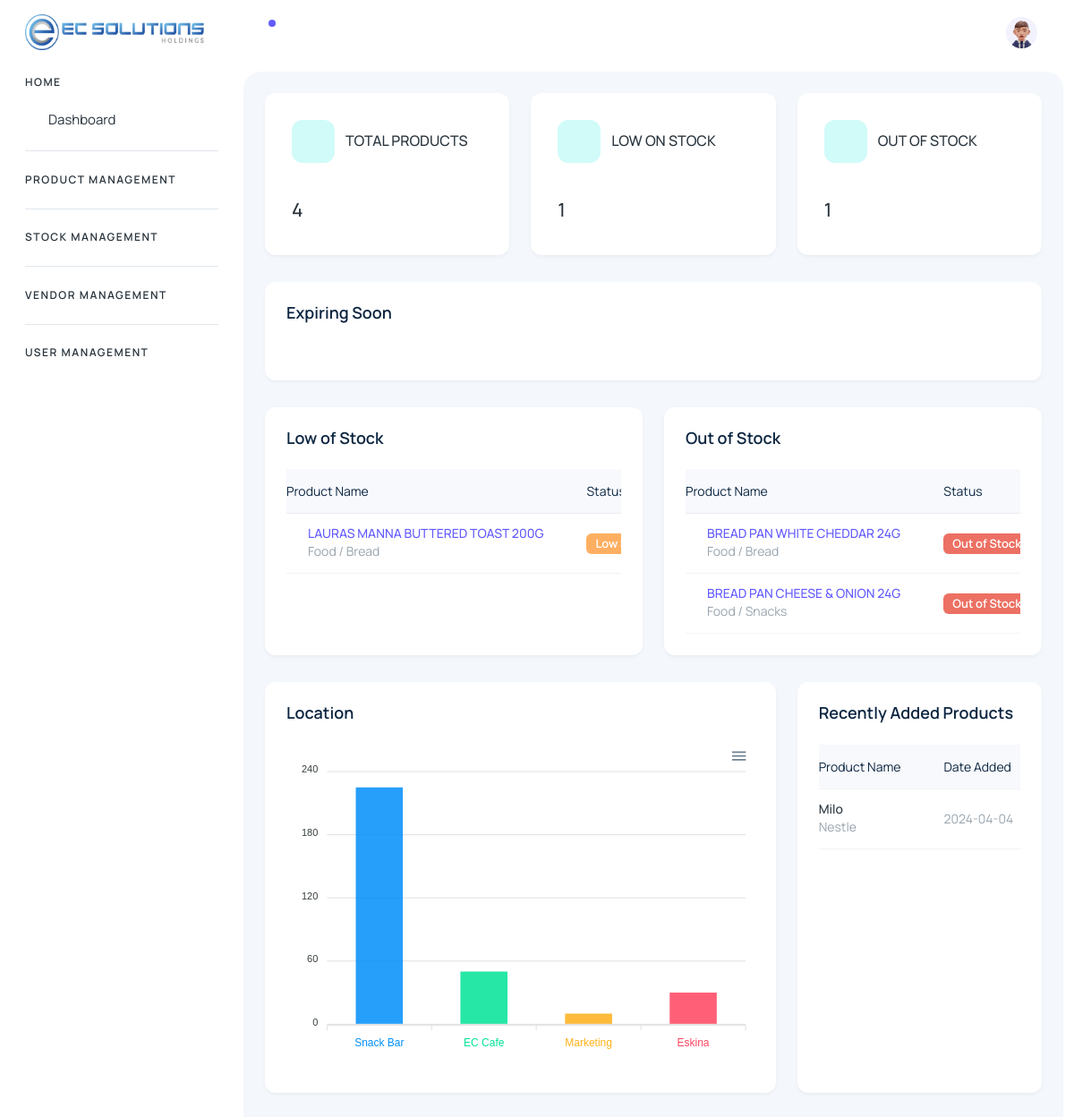
The page / (signed in) on the database its author committed.
### tables this page shows
CREATE TABLE `product` (
  `product_id` int(11) NOT NULL,
  `product_name` varchar(255) DEFAULT NULL,
  `product_description` varchar(255) DEFAULT NULL,
  `brand_id` int(11) DEFAULT NULL,
  `category_id` int(11) DEFAULT NULL,
  `status_id` int(11) DEFAULT NULL,
  `product_sku` varchar(255) DEFAULT NULL,
  `product_pp` decimal(11,2) NOT NULL DEFAULT 0.00,
  `product_sp` decimal(11,2) NOT NULL DEFAULT 0.00,
  `product_min` int(11) DEFAULT NULL,
  `product_max` int(11) DEFAULT NULL,
  `unit_id` int(11) DEFAULT NULL,
  `tax_id` int(11) DEFAULT NULL,
  `expiry_notice` int(11) DEFAULT NULL,
  `created_at` timestamp NULL DEFAULT current_timestamp(),
  `updated_at` timestamp NULL DEFAULT NULL ON UPDATE current_timestamp()
);

CREATE TABLE `category` (
  `category_id` int(11) NOT NULL,
  `parent_category_id` int(11) DEFAULT NULL,
  `category_name` varchar(255) DEFAULT NULL,
  `category_prefix` varchar(255) DEFAULT NULL
);

### admin/process/function.php (called while the page is built, shortened)
<?php
    function userHasPermission ($pdo, $userId, $permissionName){
        try {
        $sql = "SELECT
        a.permission_name
        FROM permissions a
        JOIN role_permissions b ON b.permission_id = a.id
        JOIN roles c ON c.id = b.role_id
        JOIN users d ON d.role_id = c.id
        WHERE d.id = :user_id AND a.permission_name = :permission_name";
        $stmt = $pdo->prepare($sql);
        $stmt->execute(['user_id'=> $userId, 'permission_name'=>$permissionName]);
        return $stmt->fetch() !==false;
        }catch(PDOException $e){
            echo "Error: " . $e->getMessage();
            return array();
        }
    }
    function getCount_TotalProduct($pdo) {
        try {
            $query = "SELECT COUNT(*) AS total_products FROM product";
            $stmt = $pdo->prepare($query);
            $stmt->execute();
            $result = $stmt->fetch(PDO::FETCH_ASSOC);
            return $result['total_products'];
        } catch (PDOException $e) {
            echo "Error: " . $e->getMessage();
            return 0;
        }
    }
    function getCount_OutofStock($pdo){
        try {
            $query = "SELECT COUNT(*) AS count
            FROM
                product p
            LEFT JOIN
                trans_item i ON p.product_sku = i.product_sku
            GROUP BY
                p.product_id
            HAVING COALESCE(SUM(i.item_qty), 0) = 0";
            $stmt = $pdo->prepare($query);
            $stmt->execute();
            $result = $stmt->fetch(PDO::FETCH_ASSOC);
            return $result['count'];
        }catch(PDOException $e){
            echo "Error: " . $e->getMessage();
            return array();
        }
    }
    function getCount_LowofStock($pdo) {
        try {
            $query = "SELECT COUNT(*) AS count
                      FROM (
                          SELECT
                              p.product_id
                          FROM
                              product p
                          LEFT JOIN
                              trans_item i ON p.product_sku = i.product_sku
                          GROUP BY
                              p.product_id, p.product_min
                          HAVING
                              COALESCE(SUM(i.item_qty), 0) < p.product_min
                              AND COALESCE(SUM(i.item_qty), 0) > 0
                      ) AS subquery";
            $stmt = $pdo->prepare($query);
            $stmt->execute();
            $result = $stmt->fetch(PDO::FETCH_ASSOC);
            return $result['count'];
        } catch (PDOException $e) {
            echo "Error: " . $e->getMessage();
            return 0;
        }
    }
    function getLowofStock($pdo){
        try {
            $query = "SELECT
                p.product_id,
                p.product_name,
                p.product_description,
                p.product_sku,
                p.product_min,
                c.category_name,
                pc.category_name AS parent_category_name,
                COALESCE(SUM(i.item_qty), 0) AS total_stock_qty
            FROM
                product p
            LEFT JOIN
                trans_item i ON p.product_sku = i.product_sku
            LEFT JOIN
                category c ON p.category_id = c.category_id
            LEFT JOIN
                category pc ON c.parent_category_id = pc.category_id
            GROUP BY
                p.product_id,
                p.product_name,
                p.product_description,
                p.product_sku,
                p.product_min,
                c.category_name,
                pc.category_name
            HAVING
                total_stock_qty < p.product_min AND total_stock_qty > 0";
            $stmt = $pdo->prepare($query);
            $stmt ->execute();
            $lowStock = $stmt ->fetchAll(PDO::FETCH_ASSOC);
            return $lowStock;
        }catch(PDOException $e){
            echo "Error: " . $e->getMessage();
            return array();
        }
    }
    function getOutofStock($pdo){
        try {
            $query = "SELECT
                p.product_id,
                p.product_sku,
                p.product_name,
                p.product_description,
                c.category_name,
                pc.category_name AS parent_category_name,
                COALESCE(SUM(i.item_qty), 0) AS qty
            FROM
                product p
            LEFT JOIN
                trans_item i ON p.product_sku = i.product_sku
            LEFT JOIN
                category c ON p.category_id = c.category_id
            LEFT JOIN
                category pc ON c.parent_category_id = pc.category_id
            GROUP BY
                p.product_id,
                p.product_name,
                p.product_description,
                p.product_sku,
                p.product_min,
                c.category_name,
                pc.category_name
            HAVING qty = 0";
            $stmt = $pdo->prepare($query);
            $stmt ->execute();
            $outOfStock = $stmt ->fetchAll(PDO::FETCH_ASSOC);
            return $outOfStock;
        }catch(PDOException $e){
            echo "Error: " . $e->getMessage();
            return array();
        }
    }
?>

### index.php (called while the page is built)
<?php
  require_once 'config.php';
  require_once 'admin/process/function.php';
  include("header.php");
?>
<?php
 include("route.php");
?>
<?php
 include("footer.php");
?>

### admin/views/dashboard/dashboard.php (the view, shortened to what this page needs)
<?php
 $totalProduct_Count = getCount_TotalProduct($pdo);
 $outstock_Count = getCount_OutofStock($pdo);
 $lowstock_Count = getCount_LowofStock($pdo);
 $outOfStockList = getOutofStock($pdo);
 $lowStockList = getLowofStock($pdo);
?>
<?php if(userHasPermission($pdo, $_SESSION["user_id"], 'manage_dashboard')){?>
<div class="body-wrapper-inner">
    <div class="container-fluid">
        <div class="row">
            <div class="col-lg-4">
                <div class="card">
                    <div class="card-body">
                      <div class="d-flex align-items-center gap-6 mb-4 pb-3">
                        <span
                          class="round-48 d-flex align-items-center justify-content-center rounded bg-secondary-subtle">
                        </span>
                        <h6 class="mb-0 fs-4 text-uppercase">total products</h6>
                      </div>
                      <div class="row">
                        <div class="col-12">
                          <h4><?php echo $totalProduct_Count = !empty($totalProduct_Count) ? $totalProduct_Count : 0; ?></h4>
                        </div>
                      </div>
                    </div>
                  </div>
            </div>
            <div class="col-lg-4">
                <div class="card">
                    <div class="card-body">
                      <div class="d-flex align-items-center gap-6 mb-4 pb-3">
                        <span
                          class="round-48 d-flex align-items-center justify-content-center rounded bg-secondary-subtle">
                        </span>
                        <h6 class="mb-0 fs-4 text-uppercase">low on stock</h6>
                      </div>
                      <div class="row">
                        <div class="col-12">
                          <h4><?php echo $lowstock_Count = !empty($lowstock_Count) ? $lowstock_Count : 0; ?></h4>
                        </div>
                      </div>
                    </div>
                  </div>
            </div>
            <div class="col-lg-4">
                <div class="card">
                    <div class="card-body">
                      <div class="d-flex align-items-center gap-6 mb-4 pb-3">
                        <span
                          class="round-48 d-flex align-items-center justify-content-center rounded bg-secondary-subtle">
                        </span>
                        <h6 class="mb-0 fs-4 text-uppercase">out of stock</h6>
                      </div>
                      <div class="row">
                        <div class="col-12">
                          <h4><?php echo $outstock_Count = !empty($outstock_Count) ? $outstock_Count : 0; ?></h4>
                        </div>
                      </div>
                    </div>
                  </div>
            </div>
        </div>
        <div class="row">
            <div class="col-lg-12 d-flex align-items-stretch">
              <div class="card w-100">
                <div class="card-body p-4">
                  <h5 class="card-title fw-semibold mb-4">Expiring Soon</h5>
                  <div class="table-responsive" data-simplebar>
                  </div>
                </div>
              </div>
            </div>
            <div class="col-lg-6 d-flex align-items-stretch">
              <div class="card w-100">
              <div class="card-body p-4">
                  <h5 class="card-title fw-semibold mb-4">Low of Stock</h5>
                  <div class="table-responsive" data-simplebar>
                    <table class="table text-nowrap align-middle table-custom mb-0" id="lowstockTable" class="display" style="width:100%">
                      <thead>
                        <tr>
                          <th scope="col" class="text-dark fw-normal ps-0">Product Name
                          </th>
                          <th scope="col" class="text-dark fw-normal noExport">Status</th>
                        </tr>
                      </thead>
                      <tbody>
                        <?php foreach ($lowStockList as $row): ?>
                            <tr onclick="location.href='index.php?route=view-product&amp;product=<?php echo $row['product_id']?>'" style="cursor: pointer;">
                                <td>
                                <div class="d-flex align-items-center gap-6">
                                  <div>
                                    <h6 class="mb-0 text-primary"><?php echo htmlspecialchars($row['product_name']); ?></h6>
                                    <span><?php echo htmlspecialchars($row['parent_category_name']).' / '. htmlspecialchars($row['category_name'])?></span>
                                  </div>
                                </div>
                                </td>
                                <td><span class="badge text-white" style="background-color: #FFAF61;">Low Stock</span></td>
                            </tr>
                        <?php endforeach; ?>
                      </tbody>
                    </table>
                  </div>
                </div>
              </div>
            </div>
            <div class="col-lg-6 d-flex align-items-stretch">
              <div class="card w-100">
                <div class="card-body p-4">
                  <h5 class="card-title fw-semibold mb-4">Out of Stock</h5>
                  <div class="table-responsive" data-simplebar>
                    <table class="table text-nowrap align-middle table-custom mb-0" id="outstockTable" class="display" style="width:100%">
                      <thead>
                        <tr>
                          <th scope="col" class="text-dark fw-normal ps-0">Product Name
                          </th>
                          <th scope="col" class="text-dark fw-normal noExport">Status</th>
                        </tr>
                      </thead>
                      <tbody>
                        <?php foreach ($outOfStockList as $row): ?>
                            <tr onclick="location.href='index.php?route=view-product&amp;product=<?php echo $row['product_id']?>'" style="cursor: pointer;">
                                <td>
                                <div class="d-flex align-items-center gap-6">
                                  <div>
                                    <h6 class="mb-0 text-primary"><?php echo htmlspecialchars($row['product_name']); ?></h6>
                                    <span><?php echo htmlspecialchars($row['parent_category_name']).' / '. htmlspecialchars($row['category_name'])?></span>
                                  </div>
                                </div>
                                </td>
                                <td><span class="badge text-white" style="background-color: #EC7063;">Out of Stock</span></td>
                            </tr>
                        <?php endforeach; ?>
                      </tbody>
                    </table>
                  </div>
                </div>
              </div>
            </div>
          </div>
          <div class="row">
            <div class="col-lg-8 d-flex align-items-stretch">
                <div class="card w-100">
                    <div class="card-body p-4">
                    <h5 class="card-title fw-semibold mb-4">Location</h5>
                        <div class="table-responsive" data-simplebar>
                            <div id="chart"></div>
                        </div>
                    </div>
                </div>
            </div>
            <div class="col-lg-4 d-flex align-items-stretch">
              <div class="card w-100">
                <div class="card-body p-4">
                  <h5 class="card-title fw-semibold mb-4">Recently Added Products</h5>
                  <div class="table-responsive" data-simplebar>
                    <table class="table text-nowrap align-middle table-custom mb-0">
                      <thead>
                        <tr>
                          <th scope="col" class="text-dark fw-normal ps-0">Product Name
                          </th>
                          <th scope="col" class="text-dark fw-normal">Date Added</th>
                        </tr>
                      </thead>
                      <tbody>
                        <tr>
                          <td class="ps-0">
                            <div class="d-flex align-items-center gap-6">
                              <div>
                                <h6 class="mb-0">Milo</h6>
                                <span>Nestle</span>
                              </div>
                            </div>
                          </td>
                          <td>
                            2024-04-04
                          </td>
                        </tr>
                      </tbody>
                    </table>
                  </div>
                </div>
              </div>
            </div>
          </div>
    </div>
</div>
<?php }
?>

### rows shown on the page
product: product_name "LAURAS MANNA BUTTERED TOAST 200G", category.category_name "Food", category.category_name "Bread"
product: product_name "BREAD PAN WHITE CHEDDAR 24G", category.category_name "Food", category.category_name "Bread"
product: product_name "BREAD PAN CHEESE & ONION 24G", category.category_name "Food", category.category_name "Snacks"

### other values the page prints
$lowstock_Count = !empty($lowstock_Count) ? $lowstock_Count : 0 "1"
$outstock_Count = !empty($outstock_Count) ? $outstock_Count : 0 "1"
